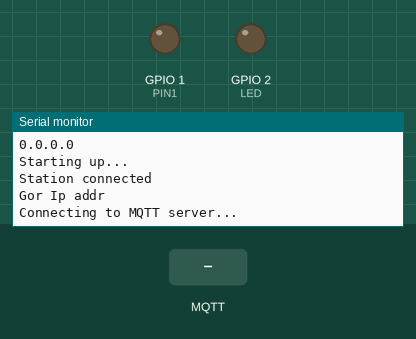
The program below on a simulated ESP8266 (NodeMCU). Parts: output pins drawn as LEDs (lit = HIGH), the last lines printed to the serial monitor. The test bench sets the inputs (shaded band). WiFi joins after 1.5 s; servers stay silent unless stated; no MQTT or app messages arrive unless stated.

Above: at 5.8 s.
5.9 s: MQTT message "1" arrives on the first subscribed topic
At 6.7 s:
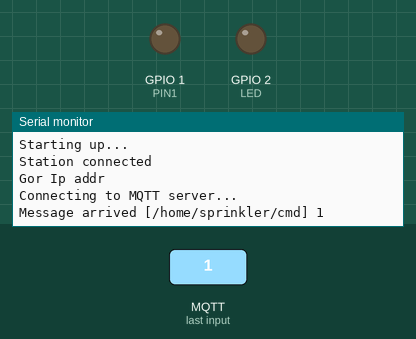
7.4 s: MQTT message "on" arrives on the first subscribed topic
At 7.8 s:
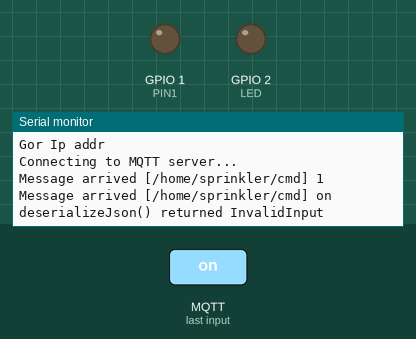
8.9 s: MQTT message "off" arrives on the first subscribed topic
At 10.2 s:
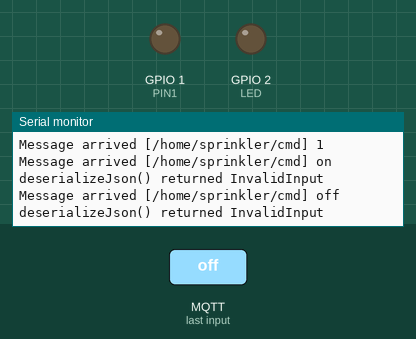

Measured:
- after the input at 5.9 s, the serial monitor: prints a new line at once (image 1)
- after the input at 7.4 s, the serial monitor: prints a new line at once (image 2)
- after the input at 8.9 s, the serial monitor: prints a new line at once (image 3)

The program:

main.cpp
```cpp
#ifndef UNIT_TEST

#include <Arduino.h>
#include <ESP8266WiFi.h>
#include <PubSubClient.h>
#include <ArduinoJson.h>
#include "sprinkler.hpp"
#include "sprinklermanager.hpp"

#define BUFFER_SIZE 100
#define PIN1 1
#define PIN2 2
#define MAX_WORKING_TIME 40 //in minutes
#define LED 2

long lastReconnectAttempt = 0;
const char *ssid = "xxx";
const char *password = "yyy";

IPAddress mqttIpAddr(172, 16, 0, 2);
WiFiClient wifiClient;
PubSubClient mqttClient(wifiClient);

Sprinkler area1Sprinkler(0, PIN1, MAX_WORKING_TIME);
Sprinkler area2Sprinkler(1, PIN2, MAX_WORKING_TIME);
SprinklerManager sManager;

WiFiEventHandler onConnected;
WiFiEventHandler onDisconnected;
WiFiEventHandler onGotIp;


// {
// 	"cmd" : 1,
// 	"data" : [
// 		{"time":15},
// 		{"time":20}
// 	]
// }

// {
// 	"cmd" : 0
// }

void onStationConnected(const WiFiEventStationModeConnected& evt) {
  Serial.println("Station connected");
}

void onStationDisconnected(const WiFiEventStationModeDisconnected& evt) {
  Serial.println("Station disconnected");
}

void onStationGotIp(const WiFiEventStationModeGotIP& evt) {
  Serial.println("Gor Ip addr");
}

void onMqttPayloadRcvd(char* topic, byte* payload, unsigned int length)
{
  Serial.print("Message arrived [");
  Serial.print(topic);
  Serial.print("] ");
  for (unsigned int i=0; i<length; i++)
  {
    Serial.print((char)payload[i]);
  }
  Serial.println();

  StaticJsonDocument<128> json;
  DeserializationError err = deserializeJson(json, payload, length);

  if(err)
  {
    Serial.print(F("deserializeJson() returned "));
    Serial.println(err.c_str());
    return;
  }

  uint8_t cmd = json["cmd"];

  if(cmd == 0)
  {
    sManager.stop();
  }
  else
  {
    uint8_t time0 = json["data"][0]["time"];
    uint8_t time1 = json["data"][1]["time"];

    sManager.start(0, time0);
    sManager.start(1, time1);
  }
}

boolean mqttReconnect() {
  long now = millis();

  if (((now - lastReconnectAttempt) > 5000) && WiFi.isConnected())
  {
      Serial.println(F("Connecting to MQTT server..."));
      lastReconnectAttempt = now;

      // Attempt to reconnect
      if (mqttClient.connect("esp_sprinkler"))
      {
        // Once connected, publish an announcement...
        mqttClient.publish("/home/sprinkler/status","online");
        // ... and resubscribe
        mqttClient.subscribe("/home/sprinkler/cmd");
      }
  }

  return mqttClient.connected();
}

void setup() {
  Serial.begin(115200);

  WiFi.mode(WIFI_STA);
  WiFi.setAutoReconnect(true);
  WiFi.setAutoConnect(true);
  onConnected = WiFi.onStationModeConnected(&onStationConnected);
  onDisconnected = WiFi.onStationModeDisconnected(&onStationDisconnected);
  onGotIp = WiFi.onStationModeGotIP(&onStationGotIp);
  WiFi.begin(ssid, password);

  Serial.println("");
  Serial.println("WiFi connected");
  Serial.println("IP address: ");
  Serial.println(WiFi.localIP());

  //Led Pin
	pinMode ( LED, OUTPUT );
	digitalWrite ( LED, LOW );

  mqttClient.setServer(mqttIpAddr, 1883);
  mqttClient.setCallback(onMqttPayloadRcvd);

  Serial.println(F("Starting up..."));

  sManager.begin();
  sManager.addSprinkler(&area1Sprinkler);
  sManager.addSprinkler(&area2Sprinkler);
}

void loop()
{

  if (mqttClient.connected())
  {
    mqttClient.loop();
    sManager.loop();
  }
  else
  {
    mqttReconnect();

    if(sManager.isPending())
    {
      sManager.stop();
    }
  }
}

#endif
```

sprinkler.hpp
```cpp
#if !defined(_SPRINKLER_HPP)
#define _SPRINKLER_HPP

#include <Arduino.h>

class Sprinkler
{
    public:
        Sprinkler(uint8_t id, uint8_t controlPin, uint8_t maxTime);

    public:
        void start(uint8_t time);
        void stop();
        uint8_t getId();
        bool process();

    private:
        uint8_t id;
        uint8_t pin;
        uint8_t scheduledTime;
        uint8_t maxWorkingTime;
        bool isStarted;
        long startMilisecond;
};

#endif // _SPRINKLER_HPP
```

sprinklermanager.hpp
```cpp
#if !defined(_SUPERVISOR_HPP)
#define _SUPERVISOR_HPP

#include <Arduino.h>
#include "sprinkler.hpp"

#define MAX_SPRINKLER_COUNT 5

class SprinklerManager
{
    public:
        void start(uint8_t id, uint8_t time);
        void stop();
        void begin();
        void loop();
        bool isPending();
        void addSprinkler(Sprinkler* sprinkler);

    private:
        Sprinkler* sprinklers[MAX_SPRINKLER_COUNT];
        uint8_t sprinklerCount;
        bool pending;
};

#endif // _SUPERVISOR_HPP
```

sprinkler.cpp
```cpp
#include "sprinkler.hpp"

Sprinkler::Sprinkler(uint8_t id, uint8_t controlPin, uint8_t maxTime) :
    id(id), pin(controlPin), scheduledTime(0), maxWorkingTime(maxTime), isStarted(false), startMilisecond(0)
{
    pinMode(pin, OUTPUT);
    digitalWrite(pin, LOW);
}

uint8_t Sprinkler::getId()
{
    return id;
}

void Sprinkler::start(uint8_t time)
{
    if(time > maxWorkingTime)
    {
        scheduledTime = maxWorkingTime;
    }
    else
    {
        scheduledTime = time;
    }

    isStarted = true;
}

void Sprinkler::stop()
{
    digitalWrite(pin, LOW);
    isStarted = false;
    startMilisecond = 0;
    scheduledTime = 0;
}

bool Sprinkler::process()
{
    if(isStarted)
    {
        long currentMillis = 0;

        if(startMilisecond == 0)
        {
            startMilisecond = millis();
            currentMillis = startMilisecond;
        }
        else
        {
           currentMillis = millis();
        }

        if ((currentMillis - startMilisecond) < (scheduledTime * 1000))
        {
            digitalWrite(pin, HIGH);
        }
        else
        {
            stop();
        }
    }

    return isStarted;
}
```

sprinklermanager.cpp
```cpp
#include "sprinklermanager.hpp"

void SprinklerManager::start(uint8_t id, uint8_t time)
{
    if((id < MAX_SPRINKLER_COUNT) && (sprinklers[id] != nullptr))
    {
        sprinklers[id]->start(time);
        pending = true;
    }
}

void SprinklerManager::stop()
{
    for(uint8_t i = 0; i < MAX_SPRINKLER_COUNT; i++)
    {
        if(sprinklers[i] != nullptr)
        {
            sprinklers[i]->stop();
            pending = false;
        }
    }
}

void SprinklerManager::begin()
{
    sprinklerCount = 0;
    pending = false;
}

void SprinklerManager::loop()
{
    for(uint8_t i = 0; i < MAX_SPRINKLER_COUNT; i++)
    {
        if(sprinklers[i] != nullptr)
        {
            if(sprinklers[i]->process())
            {
                break;
            }
        }
    }
}

bool SprinklerManager::isPending()
{
    return pending;
}

void SprinklerManager::addSprinkler(Sprinkler* sprinkler)
{
    if((sprinkler != nullptr) && (sprinklerCount < 5))
    {
        uint8_t id = sprinkler->getId();

        if(id < MAX_SPRINKLER_COUNT)
        {
            sprinklers[id] = sprinkler;
            sprinklerCount++;
        }
    }
}
```
